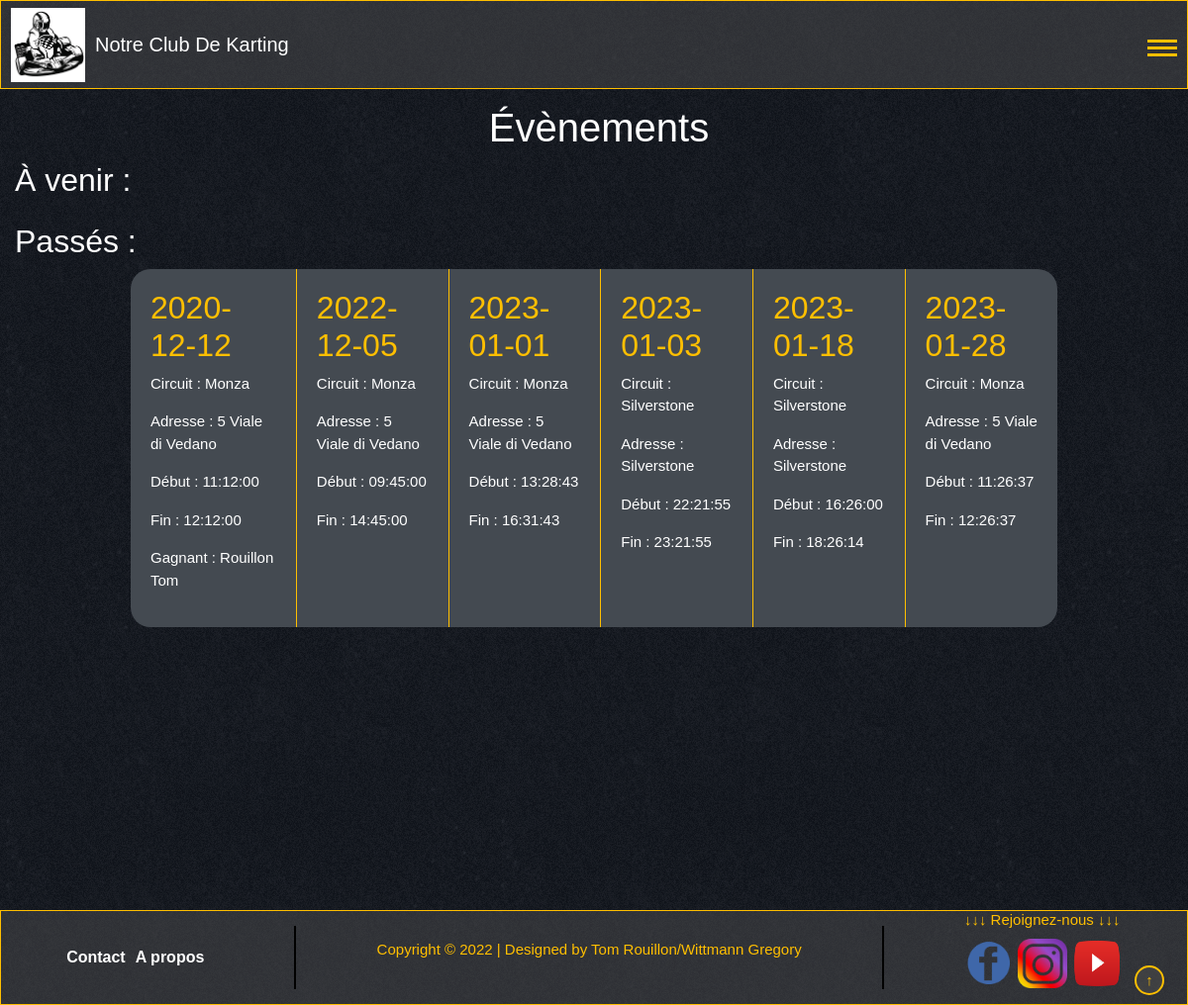
/event.php, run on an earlier commit of the app's database.
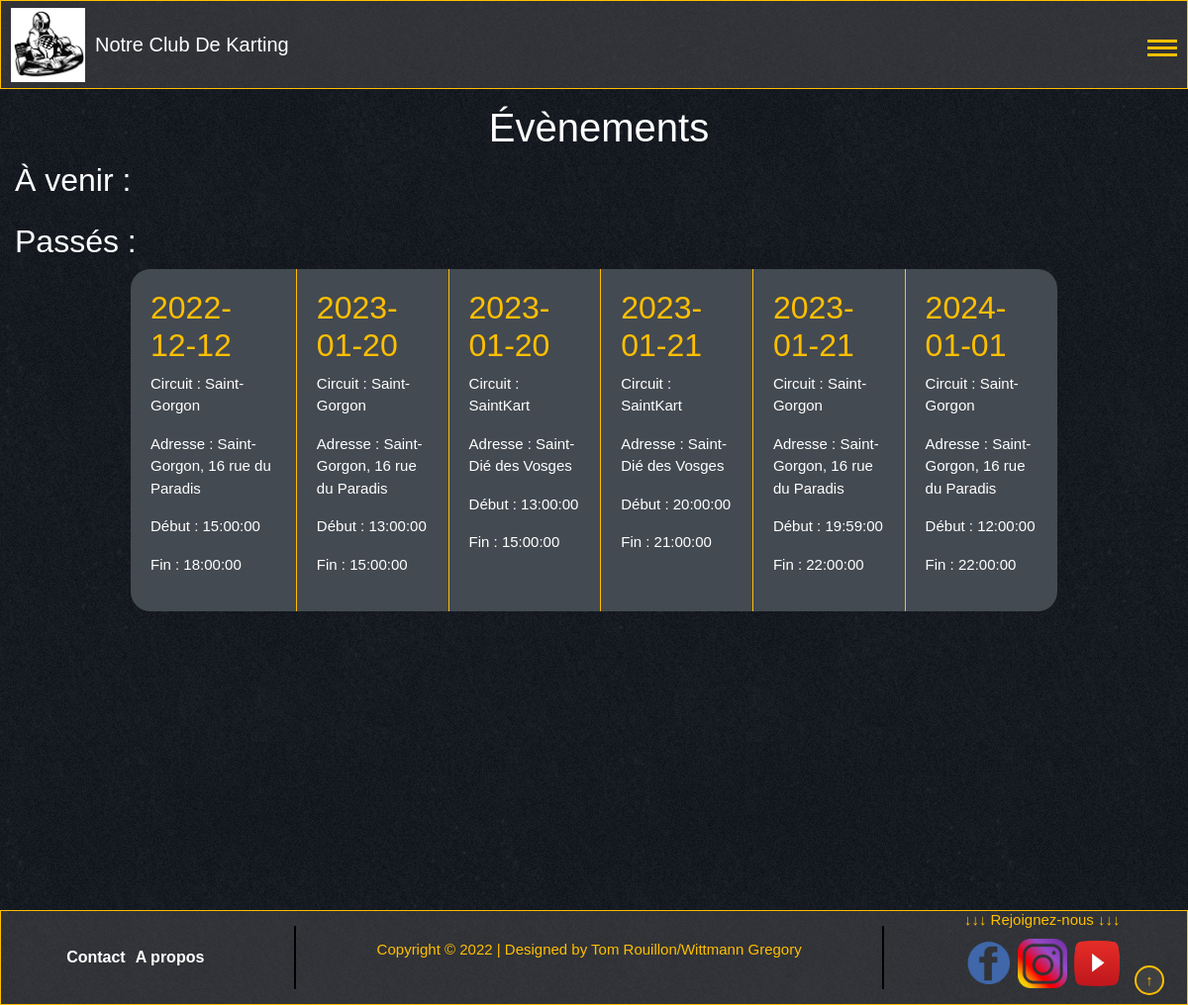
And on a later commit of the database.
### tables this page shows
CREATE TABLE IF NOT EXISTS `match` (
  `idMatch` int(11) NOT NULL AUTO_INCREMENT,
  `date` date NOT NULL,
  `heureDebut` time NOT NULL,
  `heureFin` time NOT NULL,
  `nbrPartNecessaire` int(11) NOT NULL,
  `Gagnant` int(11) DEFAULT NULL,
  `resultatFinal` varchar(45) DEFAULT NULL,
  `Circuit_idCircuit` int(11) NOT NULL,
  PRIMARY KEY (`idMatch`),
  KEY `fk_Match_Circuit1_idx` (`Circuit_idCircuit`),
  KEY `fk_Match_Adherent2_idx` (`Gagnant`)
);

CREATE TABLE IF NOT EXISTS `circuit` (
  `idCircuit` int(11) NOT NULL AUTO_INCREMENT,
  `adresse` varchar(120) NOT NULL,
  `nbrMaxPlace` int(11) NOT NULL,
  `nom` varchar(50) NOT NULL,
  PRIMARY KEY (`idCircuit`)
);

CREATE TABLE IF NOT EXISTS `personne` (
  `idPersonne` int(11) NOT NULL AUTO_INCREMENT,
  `nom` varchar(45) NOT NULL,
  `prenom` varchar(45) NOT NULL,
  `adresse` varchar(120) NOT NULL,
  `telephone` varchar(12) NOT NULL,
  `mail` varchar(45) NOT NULL,
  `mdp` varchar(255) NOT NULL,
  PRIMARY KEY (`idPersonne`)
);

### event.php (the view, shortened to what this page needs)
<?php
    require_once("header.php");
    $con = connect_bd();
    $sql = "SELECT * FROM `match` WHERE `date` < NOW() ORDER BY `date`";
    $stmtEvPast = $con->prepare($sql);
    $res = $stmtEvPast->execute();
    $sql = "SELECT * FROM `circuit` WHERE `idCircuit` = :idCircuit";
    $stmt2 = $con->prepare($sql);
?>
<div id="contenu">
    <h1> Évènements </h1>
    <h2> À venir : </h2>
    <div class="event-list">
    </div>
    <h2> Passés : </h2>
    <div class="event-list">
        <ul class="events">
            <?php
                while ($row = $stmtEvPast->fetch()) {
                    $values = [
                        "idCircuit" => $row["Circuit_idCircuit"]
                    ];
                    $res = $stmt2->execute($values);
                    $rowCirc = $stmt2->fetch();
                    echo "<li class='event'>";
                    echo "<h2 style=\" color: var(--yellowColor);\">" . $row["date"] . "</h2>";
                    echo "<p> Circuit : " . $rowCirc["nom"] . "</p>";
                    echo "<p> Adresse : " . $rowCirc["adresse"] . "</p>";
                    echo "<p> Début : " . $row["heureDebut"] . "</p>";
                    echo "<p> Fin : " . $row["heureFin"] . "</p>";
                    if ($row["Gagnant"] != null) {
                        $stmt4 = $con->prepare("SELECT * FROM `personne` WHERE `idPersonne` = :idPersonne");
                        $values = [
                            "idPersonne" => $row["Gagnant"]
                        ];
                        $res = $stmt4->execute($values);
                        $rowWin = $stmt4->fetch();
                        echo "<p> Gagnant : " . $rowWin["nom"] . " " . $rowWin["prenom"] . "</p>";
                    }
                    echo "</li>";
                }
            ?>
        </ul>
    </div>
</div>
<?php
    require_once("footer.php");
?>

### header.php (shortened to what this page needs)
<!doctype html>
<html>
    <head>
        <link rel="stylesheet" href="https://cdn.jsdelivr.net/npm/bootstrap@4.3.1/dist/css/bootstrap.min.css">
        <link rel="stylesheet" href="style/main.css" type="text/css">
        <link rel="stylesheet" href="style/footer.css" type="text/css">
        <link rel="stylesheet" href="style/header.css" type="text/css">
    </head>
    <body>
    <header>
        <?php
        if (isset($_SESSION['connected']) && $_SESSION['connected']) {
            $mail = $_SESSION['username'];
            if ($result = glob("users/" . $mail . "/profil.*")) {
                echo "<a href='profil.php'><img src='" . $result[0] . "?t=" . time() . "' class='logo'></a>";
            } else {
                echo "<a href='accueil.php'><img src='logos/kart.jpg' class='logo'></a>";
            }
        } else {
            echo "<a href='accueil.php'><img src='logos/kart.jpg' class='logo'></a>";
        }
        ?>
        <h1> Notre Club De Karting </h1>
        <div onclick="menu();"><span id="burger"></span></div>
    </header>

### footer.php
        <footer>
            <div class="left">
                <nav class="footer">
                    <a class="buttons" href="contacts.php"><b>Contact</b></a>
                    <a class="buttons" href="aPropos.php"><b>A propos</b></a>
                </nav>
            </div>
            <span class="ligne"> </span>
            <div class="center">
                <p>
                    Copyright © 2022 | Designed by Tom Rouillon/Wittmann Gregory
                </p>
            </div>
            <span class="ligne"> </span>
            <div class="right">
                <h2>↓↓↓ Rejoignez-nous ↓↓↓</h2>
                <p id="media">
                    <a href="https://fr-fr.facebook.com/kartingdes24Heures/"><img src="logos/Facebook.png" alt="facebook" width="50" height="50"></a>
                    <a href="https://www.instagram.com/karting_des_24heures/?hl=fr"><img src="logos/Instagram.png" alt="instagram" width="50" height="50"></a>
                    <a href="https://youtu.be/f_WuRfuMXQw"><img src="logos/Youtube.png" alt="youtube" width="50" height="50"></a>
                </p>
            </div>
        </footer>
        <div class="footerArrow">
            <a class="roundBtn" href="#">↑</a>
        </div>
    </body>
</html>

### style/main.css (style rules this page uses)
:root { --backColor:rgba(22, 22, 22, 0.773); --footColor:#343a40; --eventColor: #444a51; }
body { font-family: 'Share Tech', sans-serif; display: block; margin: 0; width: auto; height: auto; background-image: url("../logos/blackmamba.png"); }
body h1 { margin-left: 10px; margin-top: 10px; }
body #contenu { min-height: 100vh; margin: 15px; font-size: 15px; color: white; }
body #contenu h1 { margin-top: 10px; margin-bottom: 10px; font-size: 40px; text-align: center; }
.events { justify-content: flex-start; display: flex; background-color: var(--eventColor); border-radius: 20px; overflow-x: auto; width: auto; max-width: 80%; height: 100%; scroll-behavior: smooth; padding-left: 20px; }
.event { padding: 20px 20px 20px 20px; list-style-type: none; width: 200px; border-right: solid var(--yellowColor) 1px; display: flex; flex-direction: column; }
.event:nth-child(1) { padding-left: 0px; }
.event:last-child { border-right: none; }
.event-list { display: flex; flex-direction: column; justify-content: center; align-items: center; }

### style/footer.css (style rules this page uses)
:root { --footColor:rgba(75, 75, 76, 0.53); }
footer .left { margin: auto; display: flex; }
footer nav { margin:auto; display: flex; justify-content: center; align-items: center; height: fit-content; }
footer .center { margin: auto; font-size: min(15px); color: rgb(255, 191, 0); }
.ligne { border: solid 1px black; margin: 15px; }
footer .right { margin: auto; float: right; }
footer .right h2 { margin: auto; font-size: min(15px); color: rgb(255, 191, 0); }
#media { margin-top: 10px; margin-left: 0; text-align: center; }
.footerArrow .roundBtn { margin: auto; margin-left: 20px; text-align: center; width: 30px; padding: 3px; display: inline-block; line-height: 20px; font-size: 15px; text-decoration: none; color: rgb(255, 191, 0); border: 2px solid rgb(255, 191, 0); background-color: var(--footColor); border-radius: 50px; }
.footerArrow { position: fixed; bottom: 1%; right: 2%; }
footer { display: flex; margin:0; background-color: var(--footColor); border-color: rgb(255, 191, 0); border-width: 1px; border-style: solid; display: flex; }
.buttons { margin-right: 10px; color: white; }

### style/header.css (style rules this page uses)
:root { --backColor:rgba(22, 22, 22, 0.773); --footColor:rgba(75, 75, 76, 0.53); --yellowColor:rgb(255, 191, 0); }
header h1 { margin: auto; margin-left: 10px; font-size: min(20px); color: rgb(255, 255, 255); }
header { align-items: center; display: flex; height: 90px; margin: 0; background-color: var(--footColor); border-width: 1px; border-style: solid; border-color: var(--yellowColor); }
.logo { margin-left: 10px; height: 75px; width: auto; max-width: 90%; }
#burger { margin-right: 10px; width:30px; height:3px; display:inline-block; position:relative; background:var(--yellowColor); }
#burger::before, #burger::after { content:''; width:30px; height:3px; display:inline-block; position:absolute; transform-origin: center; transition: all 0.3s ease; background:var(--yellowColor); }
#burger::before { top:-7px; }
#burger::after { top:7px; }

What changed in the data, as far as the page shows it:
removed match: date "2022-12-05", Circuit_idCircuit.nom "Monza", Circuit_idCircuit.adresse "5 Viale di Vedano", heureDebut "09:45:00", heureFin "14:45:00"
removed match: date "2023-01-01", Circuit_idCircuit.nom "Monza", Circuit_idCircuit.adresse "5 Viale di Vedano", heureDebut "13:28:43", heureFin "16:31:43"
removed match: date "2023-01-03", Circuit_idCircuit.nom "Silverstone", Circuit_idCircuit.adresse "Silverstone", heureDebut "22:21:55", heureFin "23:21:55"
removed match: date "2023-01-28", Circuit_idCircuit.nom "Monza", Circuit_idCircuit.adresse "5 Viale di Vedano", heureDebut "11:26:37", heureFin "12:26:37"
added match: date "2022-12-12", Circuit_idCircuit.nom "Saint-Gorgon", Circuit_idCircuit.adresse "Saint-Gorgon, 16 rue du Paradis", heureDebut "15:00:00", heureFin "18:00:00"
added match: date "2023-01-20", Circuit_idCircuit.nom "Saint-Gorgon", Circuit_idCircuit.adresse "Saint-Gorgon, 16 rue du Paradis", heureDebut "13:00:00", heureFin "15:00:00"
added match: date "2023-01-20", Circuit_idCircuit.nom "SaintKart", Circuit_idCircuit.adresse "Saint-Dié des Vosges", heureDebut "13:00:00", heureFin "15:00:00"
changed match (number 4 of 6 on the later page): date "2020-12-12" → "2023-01-21"; Circuit_idCircuit.nom "Monza" → "SaintKart"; Circuit_idCircuit.adresse "5 Viale di Vedano" → "Saint-Dié des Vosges"; heureDebut "11:12:00" → "20:00:00"; heureFin "12:12:00" → "21:00:00"; Gagnant 51 → empty (drawn); personne.nom "Rouillon" → (not shown); personne.prenom "Tom" → (not shown)
changed match (number 5 of 6 on the later page): date "2023-01-18" → "2023-01-21"; Circuit_idCircuit.nom "Silverstone" → "Saint-Gorgon"; Circuit_idCircuit.adresse "Silverstone" → "Saint-Gorgon, 16 rue du Paradis"; heureDebut "16:26:00" → "19:59:00"; heureFin "18:26:14" → "22:00:00"
added match: date "2024-01-01", Circuit_idCircuit.nom "Saint-Gorgon", Circuit_idCircuit.adresse "Saint-Gorgon, 16 rue du Paradis", heureDebut "12:00:00", heureFin "22:00:00"
